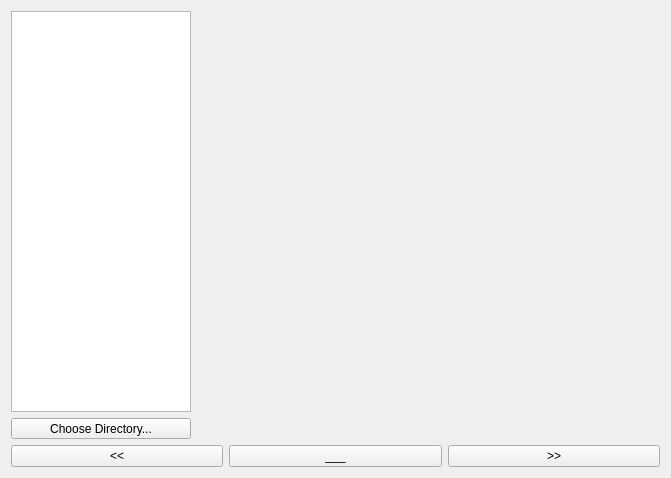
<?xml version="1.0" encoding="UTF-8"?>
<ui version="4.0">
 <class>Viewer</class>
 <widget class="QMainWindow" name="Viewer">
  <property name="geometry">
   <rect>
    <x>0</x>
    <y>0</y>
    <width>671</width>
    <height>478</height>
   </rect>
  </property>
  <property name="sizePolicy">
   <sizepolicy hsizetype="Preferred" vsizetype="Preferred">
    <horstretch>0</horstretch>
    <verstretch>0</verstretch>
   </sizepolicy>
  </property>
  <property name="windowTitle">
   <string>Viewer</string>
  </property>
  <widget class="QWidget" name="centralWidget">
   <layout class="QVBoxLayout" name="verticalLayout">
    <item>
     <layout class="QHBoxLayout" name="horizontalLayout_2" stretch="0,1">
      <item>
       <layout class="QVBoxLayout" name="verticalLayout_4" stretch="1,0">
        <item>
         <widget class="QListWidget" name="list">
          <property name="sizePolicy">
           <sizepolicy hsizetype="Fixed" vsizetype="Expanding">
            <horstretch>0</horstretch>
            <verstretch>0</verstretch>
           </sizepolicy>
          </property>
          <property name="maximumSize">
           <size>
            <width>180</width>
            <height>16777215</height>
           </size>
          </property>
          <property name="focusPolicy">
           <enum>Qt::TabFocus</enum>
          </property>
          <property name="autoScrollMargin">
           <number>16</number>
          </property>
         </widget>
        </item>
        <item>
         <widget class="QToolButton" name="tool">
          <property name="sizePolicy">
           <sizepolicy hsizetype="Preferred" vsizetype="Preferred">
            <horstretch>0</horstretch>
            <verstretch>0</verstretch>
           </sizepolicy>
          </property>
          <property name="maximumSize">
           <size>
            <width>180</width>
            <height>16777215</height>
           </size>
          </property>
          <property name="text">
           <string>Choose Directory...</string>
          </property>
         </widget>
        </item>
       </layout>
      </item>
      <item>
       <widget class="QLabel" name="label">
        <property name="sizePolicy">
         <sizepolicy hsizetype="Ignored" vsizetype="Ignored">
          <horstretch>0</horstretch>
          <verstretch>0</verstretch>
         </sizepolicy>
        </property>
        <property name="text">
         <string/>
        </property>
        <property name="alignment">
         <set>Qt::AlignCenter</set>
        </property>
       </widget>
      </item>
     </layout>
    </item>
    <item>
     <layout class="QHBoxLayout" name="horizontalLayout">
      <item>
       <widget class="QPushButton" name="previous">
        <property name="text">
         <string>&lt;&lt;</string>
        </property>
       </widget>
      </item>
      <item>
       <widget class="QPushButton" name="select">
        <property name="text">
         <string>___</string>
        </property>
       </widget>
      </item>
      <item>
       <widget class="QPushButton" name="next">
        <property name="text">
         <string>&gt;&gt;</string>
        </property>
       </widget>
      </item>
     </layout>
    </item>
   </layout>
  </widget>
 </widget>
 <layoutdefault spacing="6" margin="11"/>
 <resources/>
 <connections/>
</ui>
